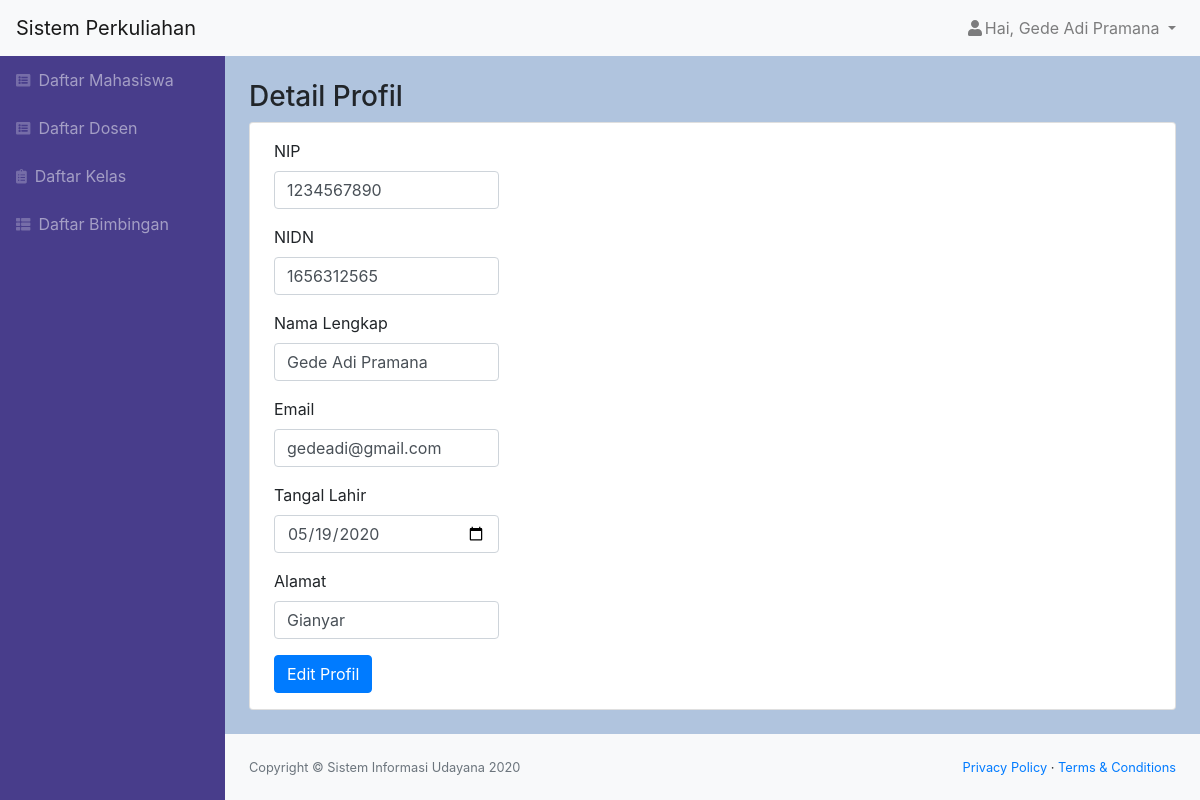
Screenshot of /profil_dosen.php (signed in) with the database file from the repository.
### tables this page shows
CREATE TABLE `dosen` (
  `id_dosen` int(11) NOT NULL,
  `role` char(1) NOT NULL,
  `nip` varchar(25) NOT NULL,
  `nidn` char(10) NOT NULL,
  `nama` varchar(50) NOT NULL,
  `email` varchar(50) NOT NULL,
  `alamat` varchar(50) NOT NULL,
  `tanggal_lahir` date NOT NULL,
  `status` varchar(20) NOT NULL,
  `password` varchar(300) NOT NULL
);

### profil_dosen.php (the view, shortened to what this page needs)
<?php
    include "function.php";
    $nama = $_SESSION['nama'];
    $id = $_SESSION['id'];
    $queryUser = mysqli_query($koneksi, "SELECT * FROM dosen WHERE id_dosen = '$id'");
    $user = mysqli_fetch_assoc($queryUser);
?>
<!DOCTYPE html>
<html lang="en">
    <head>
        <link href="css/styles.css" rel="stylesheet" />
        <link href="https://cdn.datatables.net/1.10.20/css/dataTables.bootstrap4.min.css" rel="stylesheet" />
    </head>
    <body class="sb-nav-fixed">
        <nav class="sb-topnav navbar navbar-expand navbar-light bg-light">
            <a class="navbar-brand" href="index.html">Sistem Perkuliahan</a>
            <ul class="navbar-nav ml-auto">
                <li class="nav-item dropdown">
                    <a class="nav-link dropdown-toggle" id="userDropdown" href="#" role="button" data-toggle="dropdown" aria-haspopup="true" aria-expanded="false"><i class="fas fa-user fa-fw"></i>Hai, <?= $nama; ?> </a>
                </li>
            </ul>
        </nav>
        <div id="layoutSidenav">
            <div id="layoutSidenav_nav">
                <nav class="sb-sidenav accordion sb-sidenav-dark" id="sidenavAccordion">
                    <div class="sb-sidenav-menu">
                        <div class="nav">
                            <a class="nav-link" href="mahasiswa.php"
                                ><div class="sb-nav-link-icon"><i class="fas fa-list-alt"></i></div>
                                Daftar Mahasiswa</a
                            >
                            <a class="nav-link" href="dosen.php"
                                ><div class="sb-nav-link-icon"><i class="fas fa-list-alt"></i></div>
                                Daftar Dosen</a
                            >
                            <a class="nav-link" href="kelas.php"
                                ><div class="sb-nav-link-icon"><i class="fas fa-clipboard-list"></i></div>
                                Daftar Kelas</a
                            >
                            <a class="nav-link" href="bimbingan.php"
                                ><div class="sb-nav-link-icon"><i class="fas fa-th-list"></i></div>
                                Daftar Bimbingan</a
                            >
                        </div>
                    </div>
                </nav>
            </div>
            <div id="layoutSidenav_content">
                <main>
                    <div class="container-fluid">
                        <h3 class="mt-4">Detail Profil</h3>
                        <div class="card mb-4">
                            <form action="function.php?act=editDosen&id_dosen=<?= $user['id_dosen']; ?>" id="edit" method="POST" >
                                <div class="form-group ml-4 py-3 mb-0">
                                    <label for="nip">NIP</label>
                                    <input type="text" class="form-control col-sm-3" id="nip" name="nip" value="<?= $user['nip']; ?>" >
                                </div>
                                <div class="form-group ml-4">
                                    <label for="nidn">NIDN</label>
                                    <input type="text" class="form-control col-sm-3" id="nidn" name="nidn" value="<?= $user['nidn']; ?>" >
                                </div>
                                <div class="form-group ml-4">
                                    <label for="nama">Nama Lengkap</label>
                                    <input type="text" class="form-control col-sm-3" id="nama" name="nama" value="<?= $user['nama']; ?>">
                                </div>
                                <div class="form-group ml-4">
                                    <label for="email">Email</label>
                                    <input type="text" class="form-control col-sm-3" id="email" name="email" value="<?= $user['email']; ?>">
                                </div>
                                <div class="form-group ml-4">
                                    <label for="tgl_lahir">Tangal Lahir</label>
                                    <input type="date" class="form-control col-sm-3" id="tgl_lahir" name="tgl_lahir" value="<?= $user['tanggal_lahir']; ?>">
                                </div>
                                <div class="form-group ml-4">
                                    <label for="alamat">Alamat</label>
                                    <input type="text" class="form-control col-sm-3" id="alamat" name="alamat" value="<?= $user['alamat']; ?>">
                                </div>
                                <input type="submit" name="edit_btn" id="edit" class="btn btn-primary ml-4 mb-3" value="Edit Profil">
                            </form>
                        </div>
                    </div>
                </main>
                <footer class="py-4 bg-light mt-auto">
                    <div class="container-fluid">
                        <div class="d-flex align-items-center justify-content-between small">
                            <div class="text-muted">Copyright &copy; Sistem Informasi Udayana 2020</div>
                            <div>
                                <a href="#">Privacy Policy</a>
                                &middot;
                                <a href="#">Terms &amp; Conditions</a>
                            </div>
                        </div>
                    </div>
                </footer>
            </div>
        </div>
    </body>
</html>

### rows the page displays
dosen: nip "1234567890", nidn "1656312565", nama "Gede Adi Pramana", email "gedeadi@gmail.com", tgl_lahir "05/19/2020", alamat "Gianyar"

### other values shown
$nama "Gede Adi Pramana"
